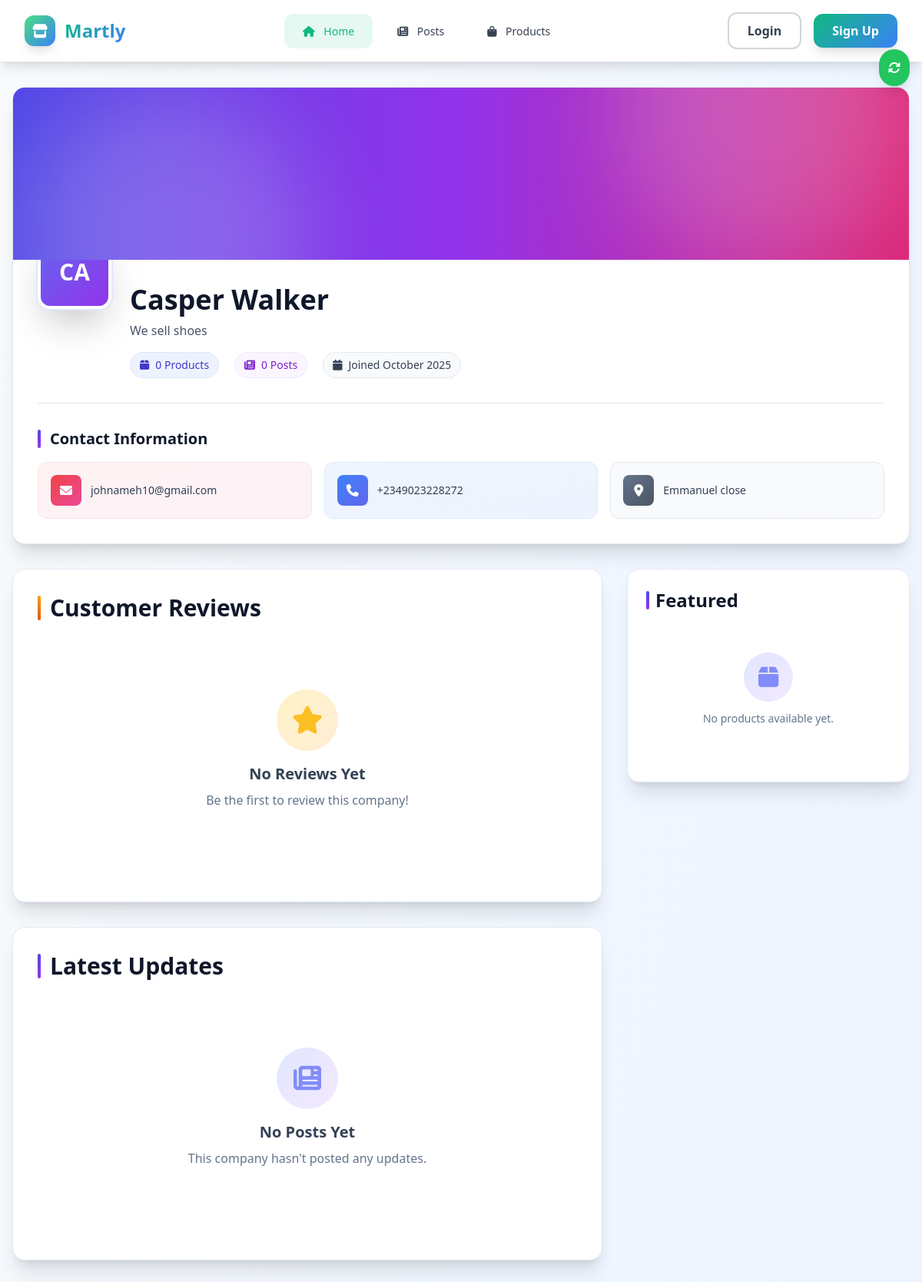
The app's page /company/index.php?id=7 with its own data.
### tables this page shows
CREATE TABLE `companies` (
  `id` int(11) NOT NULL,
  `user_id` int(11) NOT NULL,
  `name` varchar(100) NOT NULL,
  `description` text DEFAULT NULL,
  `logo` varchar(255) DEFAULT NULL,
  `banner` varchar(255) DEFAULT NULL,
  `contact_email` varchar(100) DEFAULT NULL,
  `phone` varchar(20) DEFAULT NULL,
  `address` text DEFAULT NULL,
  `whatsapp_url` varchar(255) DEFAULT NULL,
  `instagram_url` varchar(255) DEFAULT NULL,
  `created_at` timestamp NOT NULL DEFAULT current_timestamp(),
  `updated_at` timestamp NOT NULL DEFAULT current_timestamp() ON UPDATE current_timestamp(),
  `subscription_status` enum('active','expired','pending') DEFAULT 'pending',
  `subscription_expiry` datetime DEFAULT NULL
);

### company/index.php (the view, shortened to what the rows shown need)
<?php
require_once '../includes/config.php';
$companyId = (int)$_GET['id'];
$stmt = $pdo->prepare("
    SELECT c.*, u.username
    FROM companies c
    JOIN users u ON c.user_id = u.id
    WHERE c.id = ?
");
$stmt->execute([$companyId]);
$company = $stmt->fetch();
$stmt = $pdo->prepare("SELECT COUNT(*) FROM products WHERE company_id = ?");
$stmt->execute([$companyId]);
$productsCount = $stmt->fetchColumn();
$stmt = $pdo->prepare("SELECT COUNT(*) FROM posts WHERE company_id = ?");
$stmt->execute([$companyId]);
$postsCount = $stmt->fetchColumn();
require_once '../includes/header.php';
?>
<div class="min-h-screen bg-gradient-to-br from-slate-50 via-blue-50 to-indigo-50">
    <div class="max-w-7xl mx-auto px-3 sm:px-4 py-4 sm:py-8">
        <div class="bg-white rounded-2xl shadow-xl overflow-hidden mb-6 sm:mb-8 border border-slate-200">
            <div class="p-4 sm:p-8">
                <div class="flex flex-col sm:flex-row sm:items-start sm:justify-between gap-4">
                    <div class="flex items-start">
                        <?php if ($company['logo']): ?>
                            <img src="<?php echo htmlspecialchars($company['logo']); ?>"
                                alt="<?php echo htmlspecialchars($company['name']); ?> logo"
                                class="w-20 h-20 sm:w-24 sm:h-24 rounded-2xl object-cover border-4 border-white shadow-2xl -mt-12 sm:-mt-16 bg-white ring-2 ring-indigo-100">
                        <?php else: ?>
                            <div class="w-20 h-20 sm:w-24 sm:h-24 bg-gradient-to-br from-indigo-500 to-purple-600 rounded-2xl flex items-center justify-center text-white text-2xl sm:text-3xl font-bold border-4 border-white shadow-2xl -mt-12 sm:-mt-16 ring-2 ring-indigo-100">
                                <?php echo strtoupper(substr($company['name'], 0, 2)); ?>
                            </div>
                        <?php endif; ?>
                        <div class="ml-4 sm:ml-6">
                            <h1 class="text-2xl sm:text-4xl font-bold text-slate-900 mb-1"><?php echo htmlspecialchars($company['name']); ?></h1>
                            <p class="text-slate-600 mt-2 text-sm sm:text-base max-w-2xl leading-relaxed"><?php echo htmlspecialchars($company['description']); ?></p>
                            <div class="flex flex-wrap items-center mt-3 sm:mt-4 gap-3 sm:gap-5">
                                <span class="inline-flex items-center px-3 py-1.5 rounded-full text-xs sm:text-sm font-medium bg-indigo-50 text-indigo-700 border border-indigo-100">
                                    <i class="fas fa-box mr-2"></i><?php echo $productsCount; ?> Products
                                </span>
                                <span class="inline-flex items-center px-3 py-1.5 rounded-full text-xs sm:text-sm font-medium bg-purple-50 text-purple-700 border border-purple-100">
                                    <i class="fas fa-newspaper mr-2"></i><?php echo $postsCount; ?> Posts
                                </span>
                                <span class="inline-flex items-center px-3 py-1.5 rounded-full text-xs sm:text-sm font-medium bg-slate-50 text-slate-700 border border-slate-200">
                                    <i class="fas fa-calendar mr-2"></i>Joined <?php echo date('F Y', strtotime($company['created_at'])); ?>
                                </span>
                            </div>
                        </div>
                    </div>
                </div>
                <?php if ($company['contact_email'] || $company['phone'] || $company['address'] || $company['whatsapp_url'] || $company['instagram_url']): ?>
                    <div class="mt-6 sm:mt-8 pt-6 sm:pt-8 border-t border-slate-200">
                        <div class="grid grid-cols-1 sm:grid-cols-2 lg:grid-cols-3 gap-4">
                            <?php if ($company['contact_email']): ?>
                                <a href="mailto:<?php echo htmlspecialchars($company['contact_email']); ?>"
                                    class="flex items-center p-4 bg-gradient-to-br from-red-50 to-pink-50 rounded-xl hover:shadow-md transition-all duration-300 border border-red-100 group">
                                    <div class="w-10 h-10 bg-gradient-to-br from-red-500 to-pink-500 rounded-lg flex items-center justify-center text-white mr-3 group-hover:scale-110 transition-transform">
                                        <i class="fas fa-envelope"></i>
                                    </div>
                                    <span class="text-sm text-slate-700 truncate font-medium"><?php echo htmlspecialchars($company['contact_email']); ?></span>
                                </a>
                            <?php endif; ?>
                            <?php if ($company['phone']): ?>
                                <a href="tel:<?php echo htmlspecialchars($company['phone']); ?>"
                                    class="flex items-center p-4 bg-gradient-to-br from-blue-50 to-indigo-50 rounded-xl hover:shadow-md transition-all duration-300 border border-blue-100 group">
                                    <div class="w-10 h-10 bg-gradient-to-br from-blue-500 to-indigo-500 rounded-lg flex items-center justify-center text-white mr-3 group-hover:scale-110 transition-transform">
                                        <i class="fas fa-phone"></i>
                                    </div>
                                    <span class="text-sm text-slate-700 font-medium"><?php echo htmlspecialchars($company['phone']); ?></span>
                                </a>
                            <?php endif; ?>
                            <?php if ($company['address']): ?>
                                <div class="flex items-center p-4 bg-gradient-to-br from-slate-50 to-gray-50 rounded-xl border border-slate-200 sm:col-span-2 lg:col-span-1">
                                    <div class="w-10 h-10 bg-gradient-to-br from-slate-500 to-gray-600 rounded-lg flex items-center justify-center text-white mr-3">
                                        <i class="fas fa-map-marker-alt"></i>
                                    </div>
                                    <span class="text-sm text-slate-700 truncate font-medium"><?php echo htmlspecialchars($company['address']); ?></span>
                                </div>
                            <?php endif; ?>
                        </div>
                    </div>
                <?php endif; ?>
            </div>
        </div>
        <div class="grid grid-cols-1 lg:grid-cols-3 gap-6 sm:gap-8">
            <div class="lg:col-span-2">
                <div class="bg-white rounded-2xl shadow-xl p-5 sm:p-8 border border-slate-200 mb-6 sm:mb-8">
                    <div class="flex flex-col sm:flex-row sm:items-center sm:justify-between mb-6 gap-3">
                        <h2 class="text-2xl sm:text-3xl font-bold text-slate-900 flex items-center">
                            <span class="w-1 h-8 bg-gradient-to-b from-amber-500 to-orange-600 rounded-full mr-3"></span>
                            Customer Reviews
                        </h2>
                    </div>
                </div>
                <div class="bg-white rounded-2xl shadow-xl p-5 sm:p-8 border border-slate-200">
                    <div class="flex flex-col sm:flex-row sm:items-center sm:justify-between mb-6 gap-3">
                        <h2 class="text-2xl sm:text-3xl font-bold text-slate-900 flex items-center">
                            <span class="w-1 h-8 bg-gradient-to-b from-indigo-600 to-purple-600 rounded-full mr-3"></span>
                            Latest Updates
                        </h2>
                    </div>
                </div>
            </div>
            <div class="lg:col-span-1">
                <div class="bg-white rounded-2xl shadow-xl p-5 sm:p-6 sticky top-4 border border-slate-200">
                    <div class="flex flex-col sm:flex-row sm:items-center sm:justify-between mb-5 gap-2">
                        <h2 class="text-xl sm:text-2xl font-bold text-slate-900 flex items-center">
                            <span class="w-1 h-6 bg-gradient-to-b from-indigo-600 to-purple-600 rounded-full mr-2"></span>
                            Featured
                        </h2>
                    </div>
                </div>
            </div>
        </div>
    </div>
</div>
<?php require_once '../includes/footer.php'; ?>

### records on screen
companies: name "CA", name "Casper Walker", description "We sell shoes", created_at "October 2025", contact_email "johnameh10@gmail.com", phone "+2349023228272", address "Emmanuel close"

### other values on screen
$productsCount "0"
$postsCount "0"
